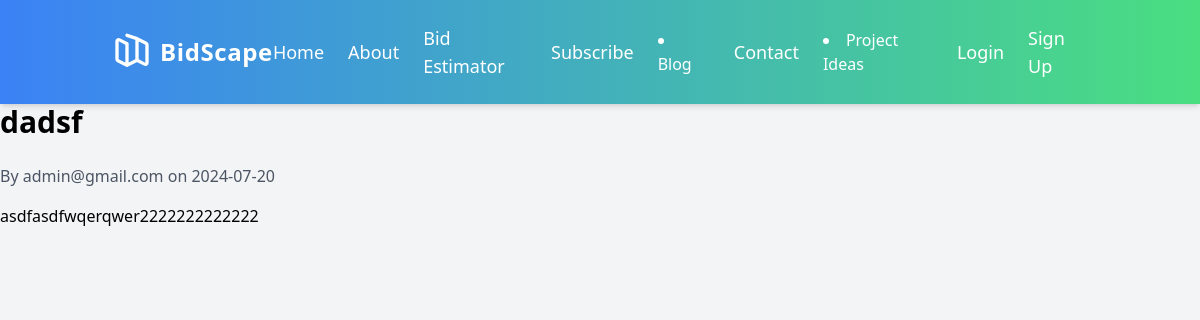
Page /blog/2 on the committed database.
### app/models.py (models this page shows, shortened)
class BlogPost(db.Model):
    id = db.Column(db.Integer, primary_key=True)
    title = db.Column(db.String(100), nullable=False)
    content = db.Column(db.Text, nullable=False)
    author_id = db.Column(db.Integer, db.ForeignKey('user.id'), nullable=False)
    created_at = db.Column(db.DateTime, nullable=False, default=datetime.utcnow)
    updated_at = db.Column(db.DateTime, nullable=False, default=datetime.utcnow, onupdate=datetime.utcnow)
    author = db.relationship('User', backref=db.backref('blog_posts', lazy=True))

class User(UserMixin, db.Model):
    id = db.Column(db.Integer, primary_key=True)
    email = db.Column(db.String(120), unique=True, nullable=False)
    company_name = db.Column(db.String(120), nullable=True)
    password_hash = db.Column(db.String(128))
    logo = db.Column(db.LargeBinary, nullable=True)
    logo_mimetype = db.Column(db.String(64), nullable=True)
    website = db.Column(db.String(120), nullable=True)
    business_email = db.Column(db.String(120), nullable=True)
    phone_number = db.Column(db.String(20), nullable=True)
    is_admin = db.Column(db.Boolean, default=False)

### app/routes.py (the view)
@bp.route('/blog/<int:post_id>')
def blog_post(post_id):
    post = BlogPost.query.get_or_404(post_id)
    return render_template('blog/post.html', post=post)

### app/templates/blog/post.html
{% extends "base.html" %}
{% block content %}
<h1 class="text-3xl font-bold mb-6">{{ post.title }}</h1>
<p class="text-gray-600 mb-4">By {{ post.author.email }} on {{ post.created_at.strftime('%Y-%m-%d') }}</p>
<div class="mb-6">
    {{ post.content }}
</div>
{% endblock %}

### rows in the picture
BlogPost: title "dadsf", created_at "2024-07-20", content "asdfasdfwqerqwer2222222222222"
User: author.email "admin@gmail.com"
